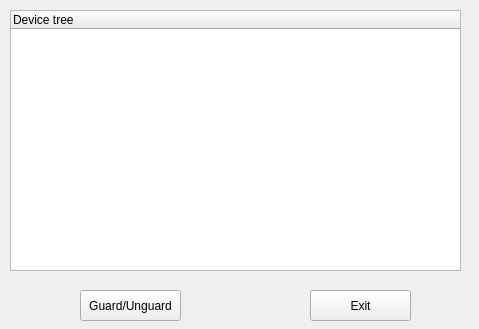
<?xml version="1.0" encoding="UTF-8"?>
<ui version="4.0">
 <class>DeployClass</class>
 <widget class="QWidget" name="DeployClass">
  <property name="geometry">
   <rect>
    <x>0</x>
    <y>0</y>
    <width>479</width>
    <height>329</height>
   </rect>
  </property>
  <property name="windowTitle">
   <string>Deploy</string>
  </property>
  <widget class="QPushButton" name="pushButton_deployornot">
   <property name="geometry">
    <rect>
     <x>80</x>
     <y>290</y>
     <width>101</width>
     <height>31</height>
    </rect>
   </property>
   <property name="text">
    <string>Guard/Unguard</string>
   </property>
  </widget>
  <widget class="QPushButton" name="pushButton_exit">
   <property name="geometry">
    <rect>
     <x>310</x>
     <y>290</y>
     <width>101</width>
     <height>31</height>
    </rect>
   </property>
   <property name="text">
    <string>Exit</string>
   </property>
  </widget>
  <widget class="QTreeWidget" name="treeWidget">
   <property name="geometry">
    <rect>
     <x>10</x>
     <y>10</y>
     <width>451</width>
     <height>261</height>
    </rect>
   </property>
   <column>
    <property name="text">
     <string>Device tree</string>
    </property>
   </column>
  </widget>
 </widget>
 <layoutdefault spacing="6" margin="11"/>
 <resources/>
 <connections/>
</ui>
